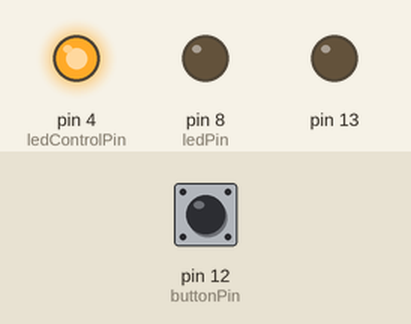
Recording of a sketch running on a simulated Arduino Uno, built with avr-gcc and run on an emulated ATmega328P. Parts: output pins drawn as LEDs (lit = HIGH). Inputs (shaded band) come from the test bench; at power-on: pin 12 (buttonPin) LOW.

Above: at 1.2 s.
1.3 s: pin 12 (buttonPin) pulled HIGH for 0.15 s
At 1.37 s:
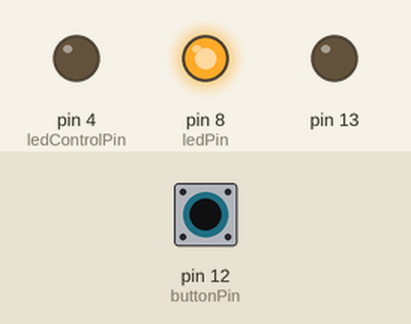
2.9 s: pin 12 (buttonPin) pulled HIGH for 3.2 s
At 6.8 s:
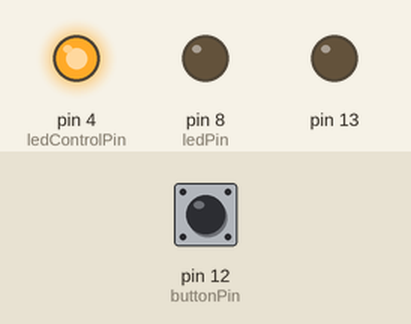
Timing chart, 0 to 8.3 s (numbered marks = the images above; inputs shaded):
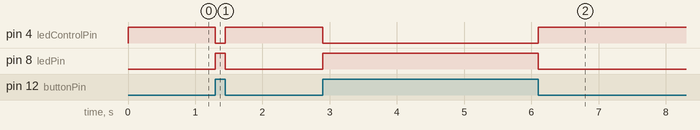

The sketch:

TheTrickSwitch2.ino
```cpp
/*
  Pushbutton Sketch

Reads the capacitor voltage at digital pin 2 and turns on and off a light-emitting diode (LED) connected to digital pin 12.
*/

// constants
const int buttonPin = 12;    // the number of the pushbutton pin
const int ledPin =8;         // the number of the LED pin
const int ledControlPin = 4; // the number of the control LED pin

// variables
int buttonStatus = 0;       // variable for reading the pushbutton status

void setup() {
  // It's to turn integrated led off.
  pinMode(13, OUTPUT);

  // initialize the LED pins as an outputs
  pinMode(ledPin, OUTPUT);
  pinMode(ledControlPin, OUTPUT);
  // initialize the pushbutton pin as an input
  pinMode(buttonPin, INPUT);
}

void loop() {
  // read the status of the pushbutton value
  buttonStatus = digitalRead(buttonPin);

  // check if the pushbutton is pressed
  // if it is, the buttonStatus is HIGH
  if (buttonStatus == HIGH) {
    // turn LED on
    digitalWrite(ledPin, HIGH);
    // turn off the control LED
    digitalWrite(ledControlPin, LOW);
  } else {
    // turn LED off
    digitalWrite(ledPin, LOW);
    // turn on the control LED
    digitalWrite(ledControlPin, HIGH);
  }
}
```

Measured:
- after the input at 1.3 s, pin 4 (ledControlPin): HIGH → LOW at once, → HIGH 0.15 s later; pin 8 (ledPin): LOW → HIGH at once, → LOW 0.15 s later
- after the input at 2.9 s, pin 4 (ledControlPin): HIGH → LOW at once, → HIGH 3.2 s later; pin 8 (ledPin): LOW → HIGH at once, → LOW 3.2 s later
